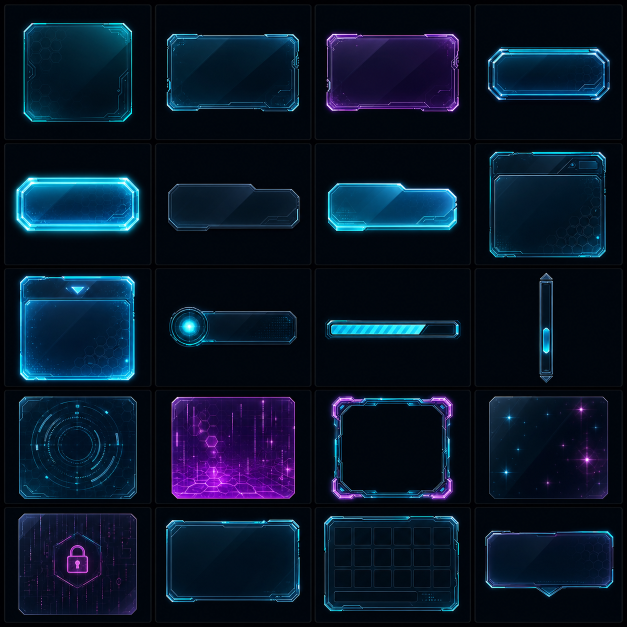
#> input picture tools/echo-themeforge/generated/source_sheets/cyberglass/core_ui_sheet.png, 1254 x 1254 px (shown at 1/2 size)
$ python slice_cyberglass_imagegen_sheets.py
#> lines starting #> are read from the running program, lines starting #| are printed output that depends on the picture
#!/usr/bin/env python3
from __future__ import annotations

from pathlib import Path

from PIL import Image, ImageEnhance, ImageFilter


ROOT = Path(__file__).resolve().parent
SHEETS = ROOT / "generated" / "source_sheets" / "cyberglass"
OUT = ROOT / "generated" / "assets" / "cyberglass"
FALLBACK = ROOT / "generated" / "fallback" / "cyberglass_procedural"


CORE = [
    ("background.png", (512, 512), False),
    ("glass_panel.png", (256, 256), False),
    ("glass_panel_alt.png", (256, 256), False),
    ("glass_button.png", (256, 96), False),
    ("glass_button_hover.png", (256, 96), False),
    ("tab.png", (192, 80), False),
    ("tab_active.png", (192, 80), False),
    ("mission_card.png", (320, 180), False),
    ("mission_card_selected.png", (320, 180), False),
    ("status_chip.png", (192, 64), False),
    ("progress_bar.png", (256, 48), False),
    ("scrollbar.png", (48, 256), False),
    ("hologram_overlay.png", (256, 256), True),
    ("energy_overlay.png", (256, 256), True),
    ("edge_glow.png", (256, 256), True),
    ("particle_glints.png", (256, 256), True),
    ("locked_overlay.png", (256, 256), True),
    ("vanilla_container_frame.png", (512, 384), False),
    ("vanilla_inventory_frame.png", (512, 384), False),
    ("vanilla_tooltip_panel.png", (256, 128), False),
]

HOLO_LENS = [
    ("holomap_grid.png", (512, 512), True),
    ("holomap_panel.png", (384, 256), False),
    ("marker_signal.png", (128, 128), True),
    ("marker_hazard.png", (128, 128), True),
    ("marker_mission.png", (128, 128), True),
    ("marker_nexus.png", (128, 128), True),
    ("marker_reclamation.png", (128, 128), True),
    ("route_line.png", (256, 64), True),
    ("selected_marker_ring.png", (256, 256), True),
    ("region_scan_sweep.png", (256, 256), True),
    ("lens_scan_ring.png", (256, 256), True),
    ("lens_target_box.png", (256, 256), True),
    ("lens_warning_overlay.png", (256, 256), True),
    ("lens_anomaly_overlay.png", (256, 256), True),
    ("lens_weakpoint_marker.png", (128, 128), True),
    ("lens_progress_arc.png", (256, 256), True),
    ("lens_noise_overlay.png", (256, 256), True),
    ("edge_glow.png", (256, 256), True),
    ("energy_overlay.png", (256, 256), True),
    ("hologram_overlay.png", (256, 256), True),
]

ICONS = [
    "icon_core.png", "icon_missions.png", "icon_holomap.png", "icon_lens.png",
    "icon_index.png", "icon_terminal.png", "icon_nexus.png", "icon_orbital.png",
    "icon_convoy.png", "icon_industrial.png", "icon_reclamation.png", "icon_blackbox.png",
    "icon_armory.png", "icon_runtime.png", "icon_sound.png", "icon_theme.png",
]

VANILLA_RENDER_BLOCK = [
    ("vanilla_title_backplate.png", (512, 256), False),
    ("vanilla_pause_panel.png", (384, 384), False),
    ("vanilla_inventory_frame.png", (512, 384), False),
    ("vanilla_container_frame.png", (512, 384), False),
    ("vanilla_tooltip_panel.png", (256, 128), False),
    ("vanilla_toast_accent.png", (256, 64), False),
    ("vanilla_hotbar_accent.png", (512, 64), False),
    ("vanilla_boss_bar_accent.png", (512, 48), False),
    ("vanilla_widget_outline.png", (256, 256), True),
    ("rendercore/hologram_style_reference.png", (512, 512), False),
    ("rendercore/particle_style_reference.png", (512, 512), True),
    ("rendercore/glow_overlay_reference.png", (512, 512), True),
    ("rendercore/distortion_overlay.png", (512, 512), True),
    ("rendercore/entity_highlight_reference.png", (512, 512), True),
    ("rendercore/multiblock_energy_lines.png", (512, 512), True),
    ("rendercore/terminal_boot_effect_reference.png", (512, 512), False),
    ("rendercore/lens_scan_effect_reference.png", (512, 512), False),
    ("rendercore/holomap_route_effect_reference.png", (512, 512), False),
    ("block_palette_sheet.png", (512, 512), False),
    ("light_strip_variants_sheet.png", (512, 512), False),
]

PUBLISHING = [
    ("theme_banner.png", (1600, 600), False),
    ("theme_desktop_wallpaper.png", (1920, 1080), False),
    ("theme_mobile_wallpaper.png", (1080, 1920), False),
    ("theme_overview_card.png", (1024, 1024), False),
    ("theme_feature_sheet.png", (1600, 1200), False),
]


def ensure(path: Path) -> None:
    path.parent.mkdir(parents=True, exist_ok=True)


def crop_grid(sheet: Image.Image, cols: int, rows: int, index: int, margin_ratio: float = 0.035) -> Image.Image:
    w, h = sheet.size
    cell_w = w / cols
    cell_h = h / rows
    col = index % cols
    row = index // cols
    margin_x = int(cell_w * margin_ratio)
    margin_y = int(cell_h * margin_ratio)
    box = (
        int(col * cell_w) + margin_x,
        int(row * cell_h) + margin_y,
        int((col + 1) * cell_w) - margin_x,
        int((row + 1) * cell_h) - margin_y,
    )
    return sheet.crop(box)


def dark_to_alpha(img: Image.Image) -> Image.Image:
    img = img.convert("RGBA")
    pix = img.load()
    w, h = img.size
    for y in range(h):
        for x in range(w):
            r, g, b, a = pix[x, y]
            brightness = max(r, g, b)
            saturation = max(r, g, b) - min(r, g, b)
            if brightness < 20:
                alpha = 0
            elif brightness < 72 and saturation < 36:
                alpha = int((brightness - 20) * 2.2)
            else:
                alpha = min(255, int((brightness - 18) * 1.25))
            pix[x, y] = (r, g, b, min(a, max(0, alpha)))
    return img.filter(ImageFilter.GaussianBlur(0.15))


def polish(img: Image.Image, transparent: bool) -> Image.Image:
    img = img.convert("RGBA")
    img = ImageEnhance.Color(img).enhance(1.08)
    img = ImageEnhance.Contrast(img).enhance(1.05)
    if transparent:
        img = dark_to_alpha(img)
    return img


def save(img: Image.Image, relative: str, size: tuple[int, int], transparent: bool) -> None:
    target = OUT / relative
    ensure(target)
    img = polish(img, transparent)
    img = img.resize(size, Image.Resampling.LANCZOS)
    img.save(target)


def slice_sheet(sheet_name: str, cols: int, rows: int, mapping, margin_ratio: float = 0.035) -> None:
#> called with sheet_name = 'core_ui_sheet.png', cols = 4, rows = 5, margin_ratio = 0.035
    sheet = Image.open(SHEETS / sheet_name).convert("RGBA")
    for index, item in enumerate(mapping):
        relative, size, transparent = item
        save(crop_grid(sheet, cols, rows, index, margin_ratio), relative, size, transparent)
#> this loop made 20 passes
#> pass 1, in polish, `img = img.convert("RGBA")`:
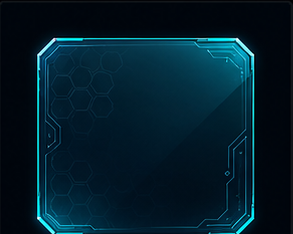
#> img: PIL image 293x234 RGBA; mean R, G, B, A 2.7, 29.2, 42.2, 255
#> pass 1, in save, `img = img.resize(size, Image.Resampling.LANCZOS)`:
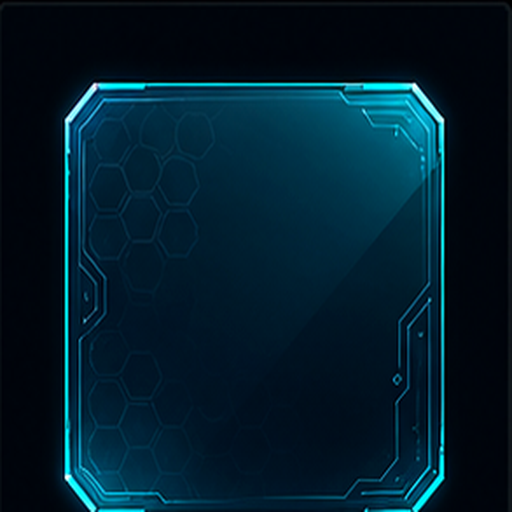
#> img: PIL image 512x512 RGBA; mean R, G, B, A 1.3, 29.3, 43.7, 255


def derive_variant(source: str, target: str, hue: str) -> None:
    img = Image.open(OUT / source).convert("RGBA")
    overlay = Image.new("RGBA", img.size, (0, 0, 0, 0))
    if hue == "panel":
        color = (0, 229, 255, 46)
    else:
        color = (180, 76, 255, 52)
    overlay.paste(color, (0, 0, *img.size))
    img.alpha_composite(overlay)
    out = OUT / target
    ensure(out)
    img.save(out)


def copy_fallback_if_missing(relative: str) -> None:
    target = OUT / relative
    if target.exists():
        return
    source = FALLBACK / relative
    if source.exists():
        ensure(target)
        Image.open(source).save(target)


def main() -> None:
    slice_sheet("core_ui_sheet.png", 4, 5, CORE, 0.035)
    slice_sheet("holomap_lens_sheet.png", 4, 5, HOLO_LENS, 0.035)
#> call 2 of slice_sheet, with sheet_name = 'holomap_lens_sheet.png', cols = 4, rows = 5, margin_ratio = 0.035
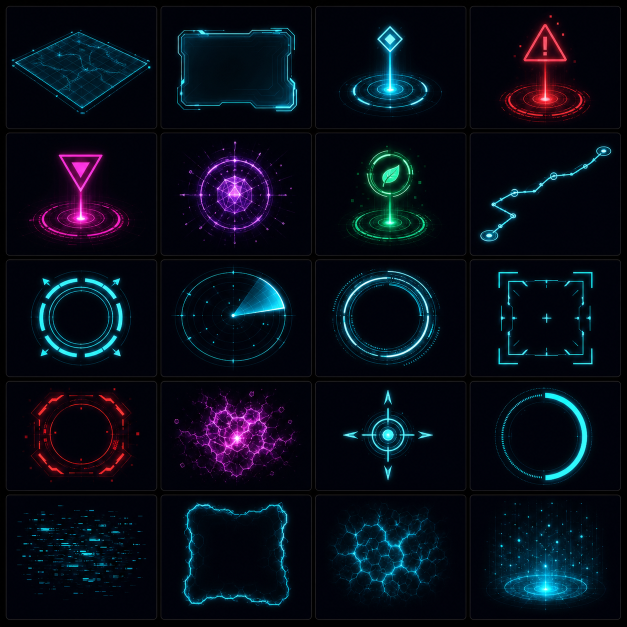
#> input picture tools/echo-themeforge/generated/source_sheets/cyberglass/holomap_lens_sheet.png, 1254 x 1254 px (shown at 1/2 size)
#> the loop in slice_sheet (call 2), `for index, item in enumerate(mapping):` made 20 passes
#> pass 1, in polish (call 21), `img = img.convert("RGBA")`:
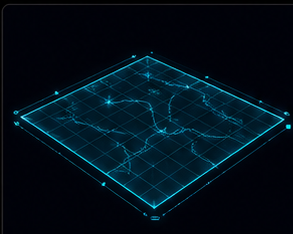
#> img: PIL image 293x234 RGBA; mean R, G, B, A 1.5, 16.1, 26.5, 255
#> pass 1, in polish (call 21), `img = dark_to_alpha(img)`:
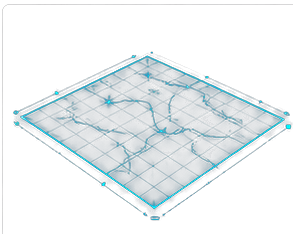
#> img: PIL image 293x234 RGBA; mean R, G, B, A 0.7, 15.8, 27.1, 19.1; transparent parts drawn white
#> (the run stopped early here; a loop or call above may not have finished)
